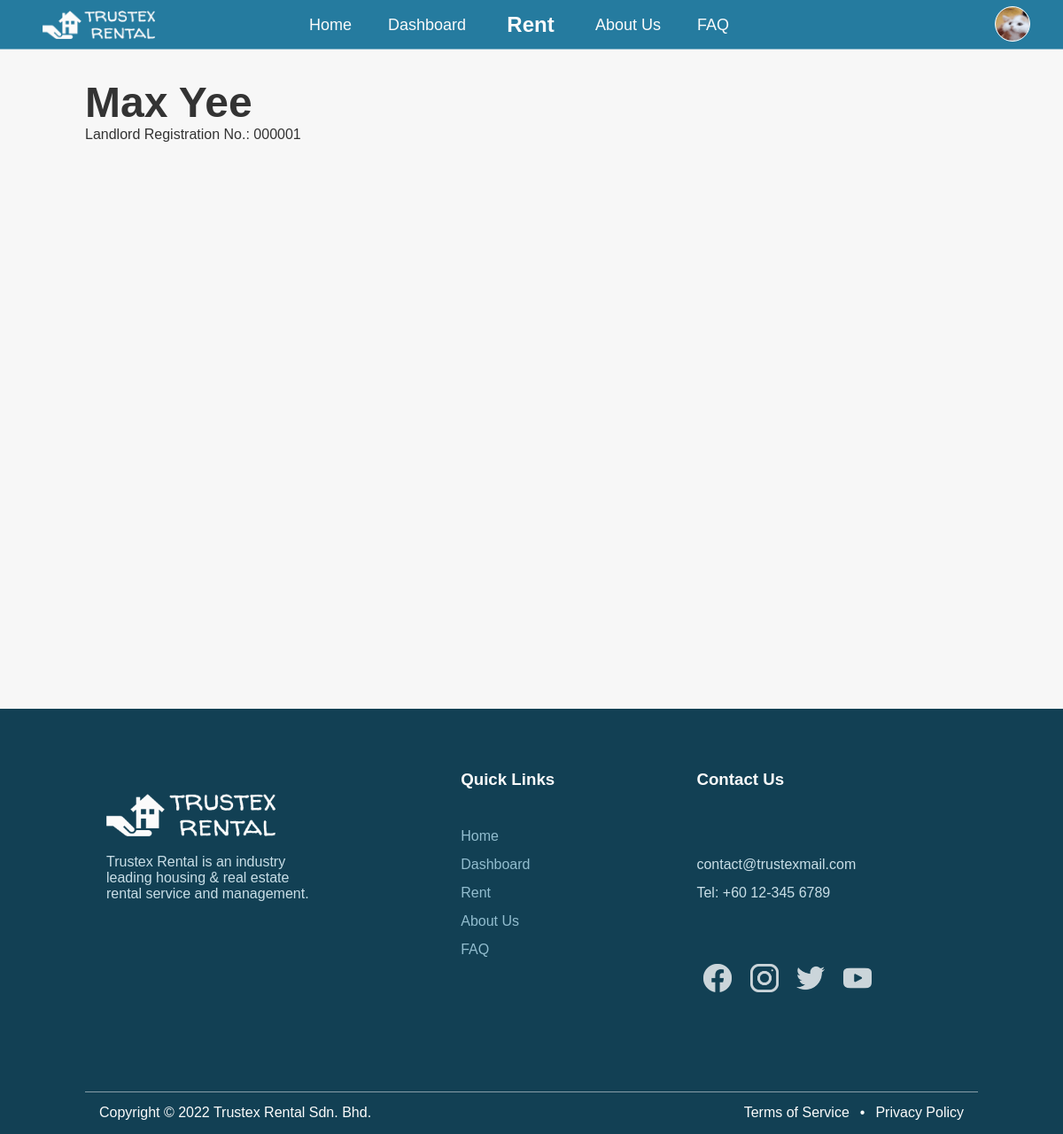
/landlord-details.php?id=1 (signed in), run on the app's committed database.
### tables this page shows
CREATE TABLE `landlord` (
  `landlordRegNo` int(6) NOT NULL,
  `userID` int(10) NOT NULL,
  `administratorID` int(4) NOT NULL
);

CREATE TABLE `user` (
  `userID` int(10) NOT NULL,
  `userName` varchar(32) NOT NULL,
  `userEmail` varchar(256) NOT NULL,
  `userPassword` varchar(256) NOT NULL,
  `userType` char(1) NOT NULL DEFAULT 'T',
  `userFName` varchar(32) NOT NULL,
  `userLName` varchar(32) NOT NULL,
  `userIC` varchar(12) NOT NULL,
  `userGender` char(1) NOT NULL,
  `userAddress` varchar(512) NOT NULL,
  `userPhoneNo` varchar(12) NOT NULL
);

### landlord-details.php (the view, shortened to what this page needs)
<?php
  $reg_no = $_GET['id'];
  include("dbconnect.php");
  $sql = "SELECT *
          FROM landlord, user
          WHERE landlord.userID = user.userID AND landlordRegNo = '$reg_no'";
  $result = mysqli_query($connect, $sql) or die ("Error: ".mysqli_error());
  $landlord = mysqli_fetch_assoc($result);
?>
<!DOCTYPE html>
<html>
  <body id="property">
    <div class="default-container container-margin">
      <h1><?php echo $landlord['userFName'] . " " . $landlord['userLName'] ?></h1>
      <p>Landlord Registration No.: <?php echo sprintf('%06d', $landlord['landlordRegNo']) ?></p>
    </div>
  </body>
</html>

### styles/style.css (style rules this page uses)
* { margin: 0; padding: 0; box-sizing: border-box; visibility: visible !important; }
html { color: #000000; background-color: #f7f7f7; font-family: Helvetica, Arial, sans-serif; max-width: 100%; overflow-x: hidden; scroll-behavior: smooth; }
body { height: max-content; position: relative; }
header { width: 100%; z-index: 999999; background-color: #257b9f; overflow: hidden; position: fixed; height: 56px; border-bottom: solid 1px rgba(251, 251, 251, 0.5); }
footer { height: 480px; background-color: #124054; color: #fbfbfb; }
#logo { position: absolute; padding: 12px 0px 12px 0px; left: 16vw; text-decoration: none; list-style: none; z-index: 999999; }
.propic-container { overflow: hidden; border-radius: 50%; margin: auto; display: flex; align-items: center; justify-content: center }
.profile-pic { display: inline; margin: 0 auto; height: 100%; width: 100%; object-fit: cover; background-color: #257b9f20; }
.propic-icon-container { top: 0; position: absolute; margin: 8px 0px 8px 0px; right: 16vw; list-style: none; cursor: pointer; width: 38px; height: 38px; outline: 1px solid #fbfbfb; }
.propic-icon { background-color: #fbfbfb; }
.nav-links { height: max-content; color: #fbfbfb; font-size: 18px; text-align: center; text-decoration: none; right: 14px; position: relative; }
.nav-links a:not(.user-menu a) { color: #fbfbfb; text-decoration: none; transition: 0.2s cubic-bezier(0.25, 0.46, 0.45, 0.94); }
.nav-links li { display: inline-flex; display: relative; vertical-align: middle; line-height: 36px; border-bottom: solid 4px transparent; }
.nav-link { padding: 0px 16px 0px 16px; margin: 10px 2px 8px 2px; display: relative; border-radius: 500em; }
.rent-nav { font-size: 24px; font-weight: bold; width: 96px; -webkit-transition: width 0.5s ease-in-out; -moz-transition: width 0.5s ease-in-out; -o-transition: width 0.5s ease-in-out; transition: width 0.5s ease-in-out; }
::placeholder { color: #cccccc; opacity: 1; transition: 0.2s cubic-bezier(0.25, 0.46, 0.45, 0.94); }
.footer-content { height: 100%; }
#bottom-text { position: relative; display: inline-flex; width: 100%; height: 46px; line-height: 46px; font-style: normal; }
#bottom-copyright { margin: 0 auto auto 16px; }
#bottom-links { position: relative; display: inline-flex; color: #fbfbfb; text-decoration: none; margin: 0 16px auto auto; }
#bottom-links p { margin-left: 1vw; }
#bottom-text :last-child a { color: #fbfbfb; text-decoration: none; }
#footer-sections { width: 100%; height: 90%; display: flex; justify-content: space-between; }
#logo-footer { position: relative; padding: 96px 2vw 0px 2vw; width: auto; }
#logo-footer img { position: relative; }
#logo-footer p { width: 240px; top: 1rem; position: relative; color: #c9dee7; }
#quick-links { font-size: 16px; line-height: 32px; position: relative; padding: 64px 2vw 64px 2vw; width: auto; }
#quick-links li { list-style: none; }
.footer-link { color: #92bdcf; text-decoration: none; transition: 0.2s cubic-bezier(0.25, 0.46, 0.45, 0.94); }
#socials { position: relative; font-size: 16px; line-height: 32px; padding: 64px 0 64px 2vw; width: auto; }
#socials p { color: #c9dee7; }
.link-box { display: inline-block; text-align: center; }
.link-box a > i { height: 32px; }
.link-icon { padding: 8px; opacity: 0.8; transition: 0.2s cubic-bezier(0.25, 0.46, 0.45, 0.94); }
.link-icon > i { display: inline-block; }
.icon-facebook i { content: url("../assets/icons/icon-facebook.png"); }
.icon-instagram i { content: url("../assets/icons/icon-instagram.png"); }
.icon-twitter i { content: url("../assets/icons/icon-twitter.png"); }
.icon-youtube i { content: url("../assets/icons/icon-youtube.png"); }
footer hr { background-color: #fbfbfb; height: 1px; border: 0; opacity: 0.5; }
.container-margin { margin: 0 16vw; }
.default-container { padding: 56px 0; color: #333333; height: max-content; min-height: 100vh; }
.default-container h1, .property-container h1 { font-size: 3rem; padding: 2rem 0 0; width: 100%; }
@media only screen and (max-width: 75em) { #logo { left: 4vw; } }
@media only screen and (max-width: 75em) { #login, .propic-icon-container, .user-menu { right: 2vw; } }
@media only screen and (max-width: 75em) { .container-margin { margin-left: 8vw; margin-right: 8vw; } }

### data on the page
landlord: userID.userFName "Max", userID.userLName "Yee", landlordRegNo "000001"
